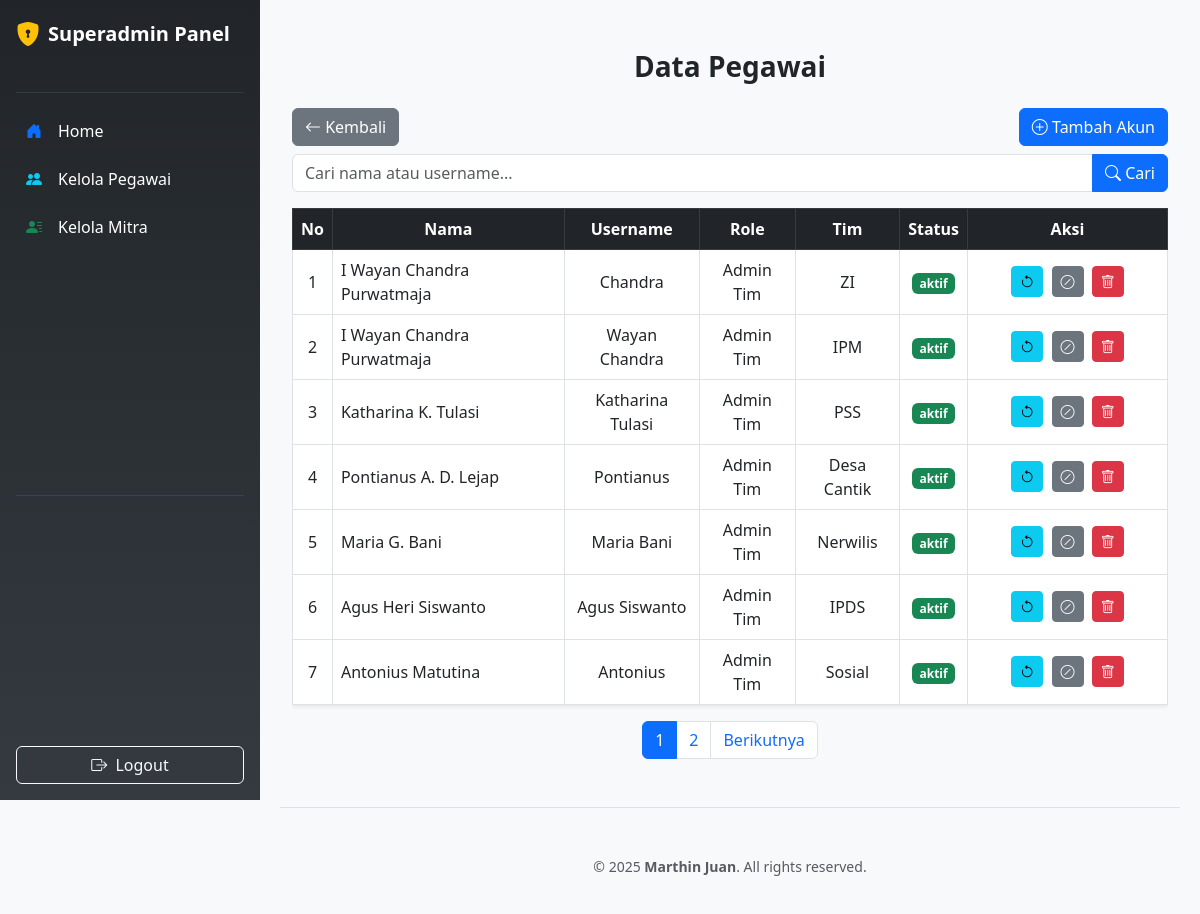
The page /superadmin_dashboard.php (signed in) on the database its author committed.
### tables this page shows
CREATE TABLE `users` (
  `id` int(11) NOT NULL,
  `nama` varchar(100) DEFAULT NULL,
  `username` varchar(50) DEFAULT NULL,
  `password` varchar(255) DEFAULT NULL,
  `role` varchar(500) DEFAULT NULL,
  `sub_bagian` varchar(100) DEFAULT NULL,
  `status` enum('aktif','nonaktif') NOT NULL DEFAULT 'aktif',
  `session_token` varchar(255) DEFAULT NULL,
  `session_id` varchar(64) DEFAULT NULL
);

### superadmin_dashboard.php (the view, shortened to what this page needs)
<?php
include "config/koneksi.php";
$limit = 7;
$page = isset($_GET['page']) ? (int)$_GET['page'] : 1;
$offset = ($page - 1) * $limit;
$search = isset($_GET['search']) ? mysqli_real_escape_string($host, $_GET['search']) : '';
$searchQuery = $search ? "WHERE nama LIKE '%$search%' OR username LIKE '%$search%'" : "";
$countResult = mysqli_query($host, "SELECT COUNT(*) AS total FROM users $searchQuery");
$totalData = mysqli_fetch_assoc($countResult)['total'];
$totalPages = ceil($totalData / $limit);
$query = "SELECT * FROM users $searchQuery ORDER BY id DESC LIMIT $limit OFFSET $offset";
$users = mysqli_query($host, $query);
?>
<!DOCTYPE html>
<html lang="id">
<head>
    <link href="https://cdn.jsdelivr.net/npm/bootstrap@5.3.0/dist/css/bootstrap.min.css" rel="stylesheet">
    <link href="https://cdn.jsdelivr.net/npm/bootstrap-icons@1.10.5/font/bootstrap-icons.css" rel="stylesheet">
</head>
<body class="bg-light">
    <?php include 'admin/layout/sidebar_superadmin.php'; ?>
    <div id="main-content" style="margin-left: 260px; padding: 20px;">
        <div class="container">
            <h3 class="mt-3 text-center"><strong>Data Pegawai</strong></h3>
            <div class="d-flex justify-content-between align-items-center mt-4 mb-2">
                <a href="home_superadmin.php" class="btn btn-secondary"><i class="bi bi-arrow-left"></i> Kembali</a>
                <a href="tambah_user.php" class="btn btn-primary"><i class="bi bi-plus-circle"></i> Tambah Akun</a>
            </div>
            <form method="get" class="input-group mb-3">
                <input type="text" name="search" class="form-control" placeholder="Cari nama atau username..." value="<?= htmlspecialchars($search) ?>">
                <button class="btn btn-primary" type="submit"><i class="bi bi-search"></i> Cari</button>
            </form>
            <div class="table-responsive">
                <table class="table table-bordered table-hover bg-white shadow-sm">
                    <thead class="table-dark text-center">
                        <tr>
                            <th>No</th>
                            <th>Nama</th>
                            <th>Username</th>
                            <th>Role</th>
                            <th>Tim</th>
                            <th>Status</th>
                            <th width="200px">Aksi</th>
                        </tr>
                    </thead>
                    <tbody>
                        <?php if (mysqli_num_rows($users) > 0) :
                            $no = $offset + 1;
                            while ($row = mysqli_fetch_assoc($users)) : ?>
                                <tr class="text-center">
                                    <td><?= $no++ ?></td>
                                    <td class="text-start"><?= htmlspecialchars($row['nama']) ?></td>
                                    <td><?= htmlspecialchars($row['username']) ?></td>
                                    <td><?= htmlspecialchars($row['role']) ?></td>
                                    <td><?= htmlspecialchars($row['sub_bagian']) ?></td>
                                    <td>
                                        <span class="badge <?= strtolower($row['status']) == 'aktif' ? 'bg-success' : 'bg-secondary' ?>">
                                            <?= $row['status'] ?>
                                        </span>
                                    </td>
                                    <td class="action-buttons">
                                        <a href="reset_password.php?id=<?= $row['id'] ?>" class="btn btn-sm btn-info" title="Reset Password">
                                            <i class="bi bi-arrow-counterclockwise"></i>
                                        </a>
                                        <?php if (strtolower($row['status']) == 'nonaktif') : ?>
                                            <a href="aktifkan_user.php?id=<?= $row['id'] ?>" class="btn btn-sm btn-success" title="Aktifkan Akun">
                                                <i class="bi bi-check-circle"></i>
                                            </a>
                                        <?php else : ?>
                                            <a href="nonaktif_user.php?id=<?= $row['id'] ?>" class="btn btn-sm btn-secondary" title="Nonaktifkan Akun">
                                                <i class="bi bi-slash-circle"></i>
                                            </a>
                                        <?php endif; ?>
                                        <a href="hapus_user.php?id=<?= $row['id'] ?>" class="btn btn-sm btn-danger" title="Hapus Akun" onclick="return confirm('Yakin hapus user ini?')">
                                            <i class="bi bi-trash"></i>
                                        </a>
                                    </td>
                                </tr>
                            <?php endwhile;
                        else : ?>
                            <tr>
                                <td colspan="7" class="text-center text-muted">Tidak ada data ditemukan.</td>
                            </tr>
                        <?php endif; ?>
                    </tbody>
                </table>
            </div>
            <nav>
                <ul class="pagination justify-content-center">
                    <?php for ($i = 1; $i <= $totalPages; $i++) : ?>
                        <li class="page-item <?= $page == $i ? 'active' : '' ?>"><a class="page-link" href="?page=<?= $i ?>&search=<?= $search ?>"><?= $i ?></a></li>
                    <?php endfor; ?>
                    <?php if ($page < $totalPages) : ?>
                        <li class="page-item"><a class="page-link" href="?page=<?= $page + 1 ?>&search=<?= $search ?>">Berikutnya</a></li>
                    <?php endif; ?>
                </ul>
            </nav>
        </div>
        <footer class="text-center py-3 border-top mt-5">
            <div class="container">
                <small class="text-muted">© <?php echo date('Y'); ?> <strong>Marthin Juan</strong>. All rights reserved.</small>
            </div>
        </footer>
    </div>
</body>
</html>

### admin/layout/sidebar_superadmin.php (shortened to what this page needs)
<div class="d-flex flex-column flex-shrink-0 p-3 text-white" style="width: 260px; height: 100vh; background: linear-gradient(180deg, #212529, #343a40); position: fixed;">
    <a href="dashboard_superadmin.php" class="d-flex align-items-center mb-4 text-white text-decoration-none">
        <i class="bi bi-shield-lock-fill fs-4 me-2 text-warning"></i>
        <span class="fs-5 fw-semibold">Superadmin Panel</span>
    </a>
    <hr class="border-secondary">
    <ul class="nav nav-pills flex-column mb-auto">
        <li class="nav-item mb-1">
            <a href="home_superadmin.php" class="nav-link text-white d-flex align-items-center">
                <i class="bi bi-house-door-fill me-3 text-primary"></i>
                <span>Home</span>
            </a>
        </li>
        <li class="nav-item mb-1">
            <a href="superadmin_dashboard.php" class="nav-link text-white d-flex align-items-center">
                <i class="bi bi-people-fill me-3 text-info"></i>
                <span>Kelola Pegawai</span>
            </a>
        </li>
        <li class="nav-item mb-1">
            <a href="kelola_mitra.php" class="nav-link text-white d-flex align-items-center">
                <i class="bi bi-person-lines-fill me-3 text-success"></i>
                <span>Kelola Mitra</span>
            </a>
        </li>
    </ul>
    <hr class="border-secondary">
    <div class="mt-auto text-center">
        <a href="superadmin.php" class="btn btn-outline-light w-100 mt-2">
            <i class="bi bi-box-arrow-right me-1"></i> Logout
        </a>
    </div>
</div>

### superadmin_dashboard.php (style rules this page uses)
.container { max-width: 1100px; margin-top: 30px; }
.action-buttons a { margin: 2px; }
.table td, .table th { vertical-align: middle; }

### admin/layout/sidebar_superadmin.php (style rules this page uses)
.nav-link { transition: background 0.2s, padding-left 0.2s; border-radius: 8px; padding: 10px; }

### rows shown on the page
users: nama "I Wayan Chandra Purwatmaja", username "Chandra", role "Admin Tim", sub_bagian "ZI", status "aktif"
users: nama "I Wayan Chandra Purwatmaja", username "Wayan Chandra", role "Admin Tim", sub_bagian "IPM", status "aktif"
users: nama "Katharina K. Tulasi", username "Katharina Tulasi", role "Admin Tim", sub_bagian "PSS", status "aktif"
users: nama "Pontianus A. D. Lejap", username "Pontianus", role "Admin Tim", sub_bagian "Desa Cantik", status "aktif"
users: nama "Maria G. Bani", username "Maria Bani", role "Admin Tim", sub_bagian "Nerwilis", status "aktif"
users: nama "Agus Heri Siswanto", username "Agus Siswanto", role "Admin Tim", sub_bagian "IPDS", status "aktif"
users: nama "Antonius Matutina", username "Antonius", role "Admin Tim", sub_bagian "Sosial", status "aktif"
